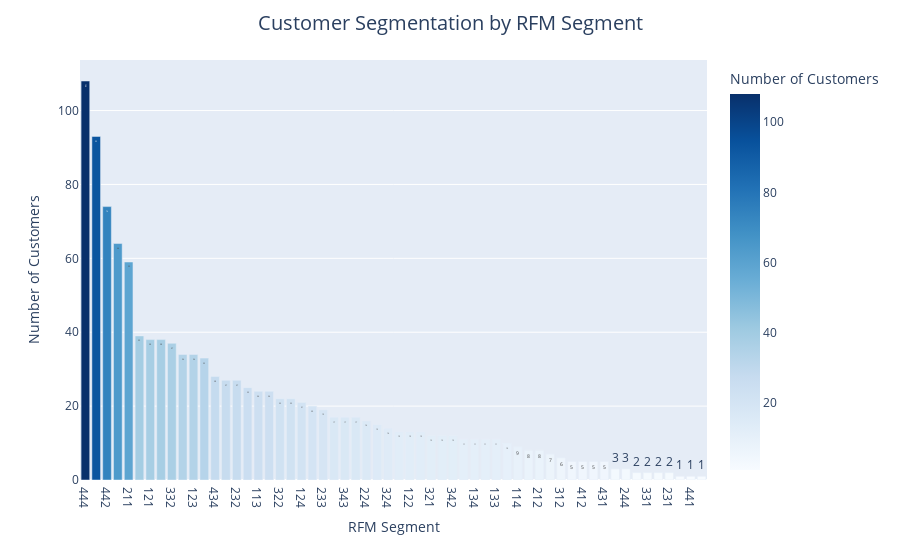

The cell this chart's notebook holds for it:
### Code cell
# Count occurrences of each RFM segment
segment_counts = rfm['RFM Segment'].value_counts().reset_index()
segment_counts.columns = ['Segment', 'Count']
segment_counts = segment_counts.sort_values('Count', ascending=False)

# Create the figure using Plotly
fig = px.bar(segment_counts, x='Segment', y='Count', text='Count', 
             labels={'Segment': 'RFM Segment', 'Count': 'Number of Customers'},
             color='Count', color_continuous_scale='blues')

# Customize layout
fig.update_layout(title='Customer Segmentation by RFM Segment', title_x=0.5, title_font_size=20)

# Show plot
fig.show()

### Figure 1 — Plotly figure (JSON) as saved in the notebook; plotly's stock layout.template omitted (floating-point values rounded to 4 significant figures)
{"data": [{"hovertemplate": "RFM Segment=%{x}<br>Number of Customers=%{marker.color}<extra></extra>", "legendgroup": "", "marker": {"color": [108, 93, 74, 64, 59, 39, 38, 38, 37, 34, 34, 33, 28, 27, 27, 25, 24, 24, 22, 22, 21, 20, 19, 17, 17, 17, 16, 15, 14, 13, 13, 13, 12, 12, 12, 11, 11, 11, 11, 10, 9, 8, 8, 7, 6, 5, 5, 5, 5, 3, 3, 2, 2, 2, 2, 1, 1, 1], "coloraxis": "coloraxis", "pattern": {"shape": ""}}, "name": "", "orientation": "v", "showlegend": false, "text": [108.0, 93.0, 74.0, 64.0, 59.0, 39.0, 38.0, 38.0, 37.0, 34.0, 34.0, 33.0, 28.0, 27.0, 27.0, 25.0, 24.0, 24.0, 22.0, 22.0, 21.0, 20.0, 19.0, 17.0, 17.0, 17.0, 16.0, 15.0, 14.0, 13.0, 13.0, 13.0, 12.0, 12.0, 12.0, 11.0, 11.0, 11.0, 11.0, 10.0, 9.0, 8.0, 8.0, 7.0, 6.0, 5.0, 5.0, 5.0, 5.0, 3.0, 3.0, 2.0, 2.0, 2.0, 2.0, 1.0, 1.0, 1.0], "textposition": "auto", "type": "bar", "x": ["444", "111", "442", "443", "211", "334", "121", "311", "332", "432", "123", "333", "434", "222", "232", "221", "113", "223", "322", "234", "124", "433", "233", "411", "343", "213", "224", "323", "324", "424", "122", "344", "321", "423", "342", "421", "134", "112", "133", "422", "114", "132", "212", "242", "312", "313", "412", "413", "431", "214", "244", "243", "331", "414", "231", "314", "441", "142"], "xaxis": "x", "y": [108, 93, 74, 64, 59, 39, 38, 38, 37, 34, 34, 33, 28, 27, 27, 25, 24, 24, 22, 22, 21, 20, 19, 17, 17, 17, 16, 15, 14, 13, 13, 13, 12, 12, 12, 11, 11, 11, 11, 10, 9, 8, 8, 7, 6, 5, 5, 5, 5, 3, 3, 2, 2, 2, 2, 1, 1, 1], "yaxis": "y"}], "layout": {"barmode": "relative", "coloraxis": {"colorbar": {"title": {"text": "Number of Customers"}}, "colorscale": [[0, "rgb(247,251,255)"], [0.125, "rgb(222,235,247)"], [0.25, "rgb(198,219,239)"], [0.375, "rgb(158,202,225)"], [0.5, "rgb(107,174,214)"], [0.625, "rgb(66,146,198)"], [0.75, "rgb(33,113,181)"], [0.875, "rgb(8,81,156)"], [1, "rgb(8,48,107)"]]}, "legend": {"tracegroupgap": 0}, "margin": {"t": 60}, "title": {"font": {"size": 20}, "text": "Customer Segmentation by RFM Segment", "x": 0.5}, "xaxis": {"anchor": "y", "domain": [0, 1], "title": {"text": "RFM Segment"}}, "yaxis": {"anchor": "x", "domain": [0, 1], "title": {"text": "Number of Customers"}}}}
